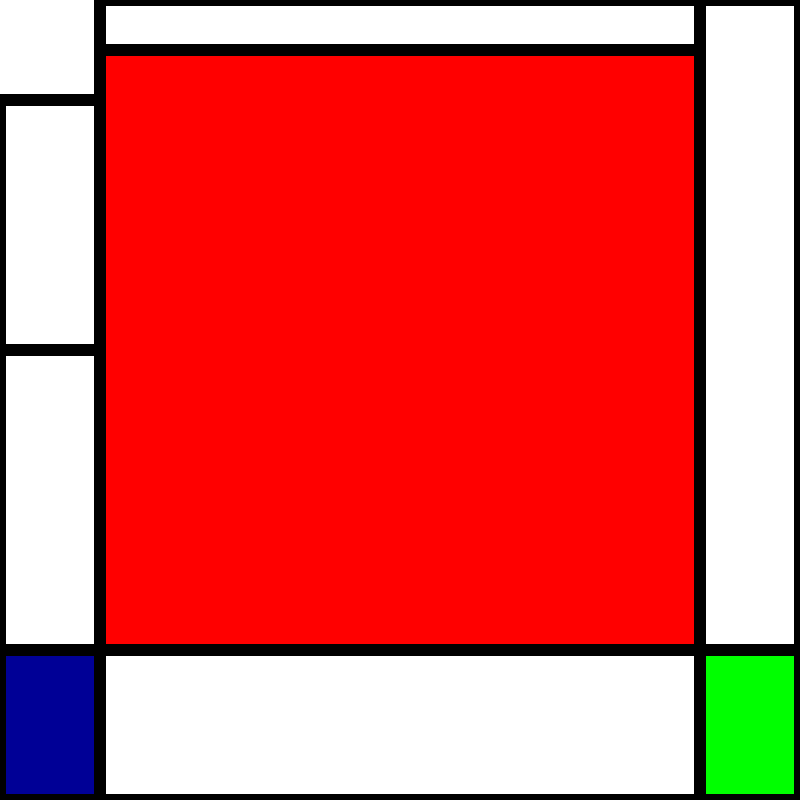
Frame 1 (no input)
Frame 2 (the mouse pressed at the canvas centre, redrawn once): identical to frame 1, image omitted

The p5.js sketch that drew this single still picture (run headless with seeded random() and noise() and a simulated clock; the mouse was pressed at the canvas centre and the sketch redrawn once):

// p5.js sketch
// ── sketch.js
function setup() {
  createCanvas(800, 800);
  background(255);
  noLoop();
}

function draw() {
  stroke(0);
  strokeWeight(12);

  // white areas
  fill(255);
  rect(0,100,100,350);
  rect(0,350,100,300);
  rect(100,0,600,50);
  rect(100,650,600,150);
  rect(700,0,100,650);

  // red
  fill(255,0,0);
  rect(100,50,600,600);

  // blue
  fill(0,0,150);
  rect(0,650,100,150);

  // green
  fill(0,255,0);
  rect(700,650,100,150);
}
